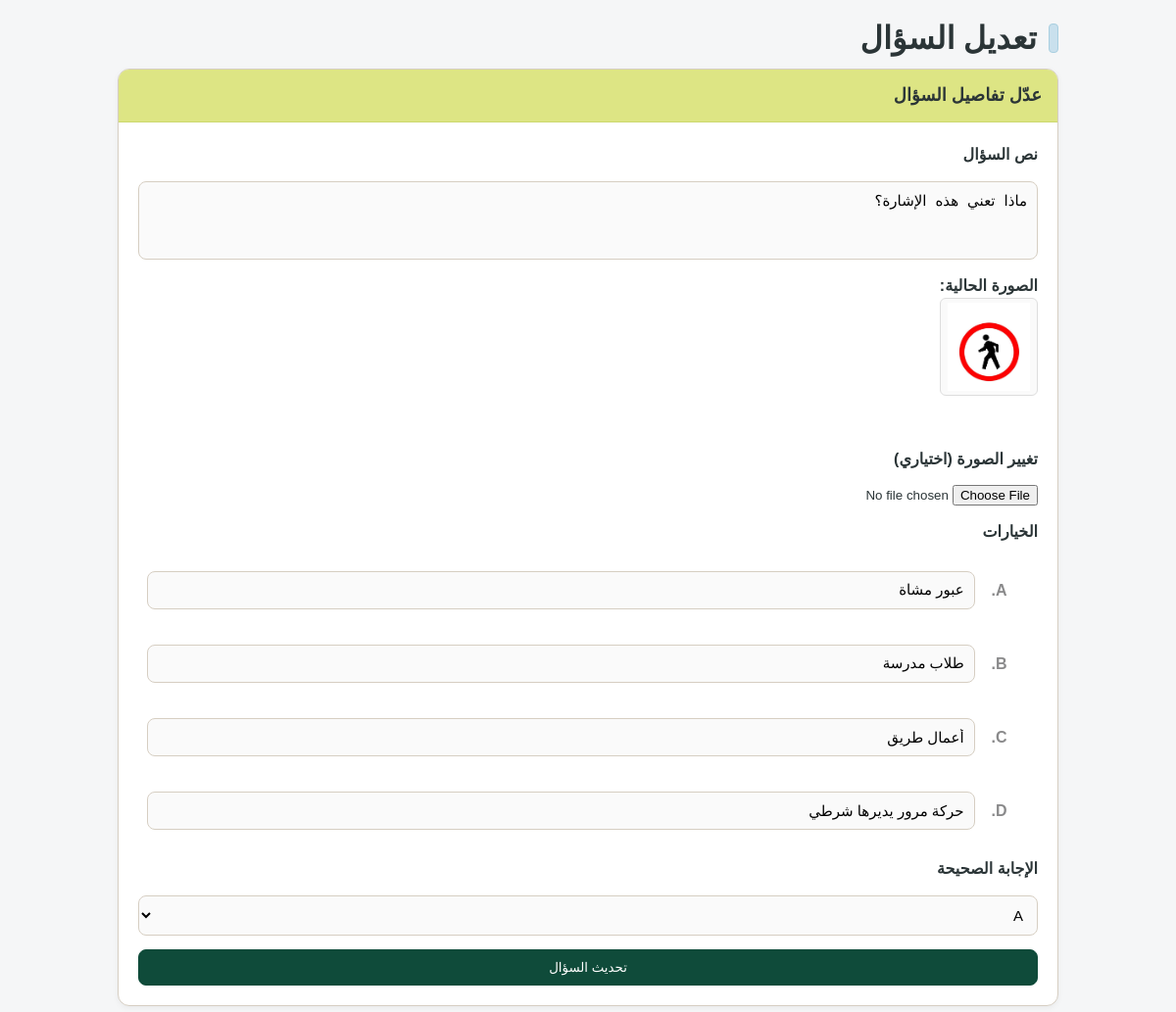
Page /Masar_G2/edit-question.php?q=1 (signed in) on the committed database.
### tables this page shows
CREATE TABLE `quizquestion` (
  `id` int NOT NULL,
  `quizID` int NOT NULL,
  `question` text NOT NULL,
  `questionFigureFileName` varchar(255) DEFAULT NULL,
  `answerA` text NOT NULL,
  `answerB` text NOT NULL,
  `answerC` text NOT NULL,
  `answerD` text NOT NULL,
  `correctAnswer` enum('A','B','C','D') NOT NULL
);

### Masar_G2/edit-question.php (the view, shortened to what this page needs)
<?php
require 'connection.php';
$questionID = isset($_GET['questionID']) ? (int)$_GET['questionID'] : 0;
if ($questionID <= 0 && isset($_GET['q'])) {
  $questionID = (int)$_GET['q'];
}
$q_sql = "SELECT * FROM quizquestion WHERE id = $questionID";
$q_res = mysqli_query($connection, $q_sql);
$question = mysqli_fetch_assoc($q_res);
?>
<!DOCTYPE html>
<html lang="ar" dir="rtl">
<head>
  <link rel="stylesheet" href="common.css">
</head>
<body>
  <div class="container">
    <h1 class="section-title"><span class="accent"></span> تعديل السؤال</h1>
    <div class="form-card">
      <div class="form-header">عدّل تفاصيل السؤال</div>
      <form action="edit-question-action.php" method="post" enctype="multipart/form-data">
        <label for="qtext">نص السؤال</label>
        <textarea id="qtext" name="qtext" required><?php echo $question['question']; ?></textarea>
      <label for="qimg">
<?php if (!empty($question['questionFigureFileName'])): ?>
  الصورة الحالية:
  <br>
  <img class="q-image" src="<?php echo htmlspecialchars($question['questionFigureFileName']); ?>" alt="الصورة الحالية">
  <br><br>
  <span>تغيير الصورة (اختياري)</span>
<?php else: ?>
  إضافة صورة (اختياري)
<?php endif; ?>
</label>
<input type="file" id="qimg" name="qimg" accept="image/*">
        <label>الخيارات</label>
        <ul class="choices">
          <li><span class="choice-label">A.</span>
              <input type="text" name="optA" value="<?php echo htmlspecialchars($question['answerA']); ?>" required></li>
          <li><span class="choice-label">B.</span>
              <input type="text" name="optB" value="<?php echo htmlspecialchars($question['answerB']); ?>" required></li>
          <li><span class="choice-label">C.</span>
              <input type="text" name="optC" value="<?php echo htmlspecialchars($question['answerC']); ?>" required></li>
          <li><span class="choice-label">D.</span>
              <input type="text" name="optD" value="<?php echo htmlspecialchars($question['answerD']); ?>" required></li>
        </ul>
        <label for="correct">الإجابة الصحيحة</label>
        <select id="correct" name="correct" required>
          <?php
            $corr = $question['correctAnswer'];
            foreach (['A','B','C','D'] as $c) {
              $sel = ($corr === $c) ? 'selected' : '';
              echo '<option value="'.$c.'" '.$sel.'>'.$c.'</option>';
            }
          ?>
        </select>
        <button class="btn primary btn-full">تحديث السؤال</button>
      </form>
    </div>
  </div>
</body>
</html>

### Masar_G2/common.css (style rules this page uses)
* { box-sizing:border-box }
html { scroll-behavior:smooth }
body { margin:0; direction:rtl; font-family:Arial,"Segoe UI",Tahoma,sans-serif; background:#F5F6F7; color:#2B3537; font-size:16px; line-height:1.6; }
h1,h2,h3 { font-family:Georgia,"Times New Roman",serif;font-weight:800;letter-spacing:.2px;margin:0 }
img { max-width:100%;display:block }
.container { max-width:1000px;margin:auto;padding:20px }
.section-title { display:flex;align-items:center;gap:12px; margin:0 0 12px; font-weight:800; color:#2B3537; line-height:1.2; }
.section-title .accent { width:10px;height:30px;border-radius:4px; background:#C9E0ED; border:1px solid #A9CFE0; }
.btn { display:inline-flex;align-items:center;gap:8px; padding:10px 14px;border:1px solid #D6CEC2;border-radius:8px; background:#fff;color:#2B3537;cursor:pointer;transition:.2s;text-decoration:none }
.btn.primary { background:#0F4B3A;color:#fff;border-color:#0F4B3A }
.btn-full { display:block;width:100% }
.choices { list-style:none;margin:8px 0 0;padding:0;counter-reset:choice }
.choices li { position:relative;margin:6px 0; padding:.38rem 1.9rem .38rem .5rem; border:1px solid transparent;border-radius:6px;line-height:1.6 }
.choices li::marker { content:"" }
.choices li::before { counter-increment:choice;content:counter(choice, upper-alpha) "."; position:absolute;right:0;top:0;width:1.6rem;text-align:center;color:#8A8A8B;font-weight:600;line-height:1.6 }

### Masar_G2/edit-question.php (style rules this page uses)
.choices li::before { content:none!important }
.form-card { background:#fff;border:1px solid #D6CEC2;border-radius:12px;box-shadow:0 2px 6px rgba(0,0,0,.05);overflow:hidden }
.form-header { background:#DDE584;padding:12px 16px;font-weight:800;font-size:18px;color:#2B3537;border-bottom:1px solid #CCD86E }
form { display:grid;gap:14px;padding:20px }
label { font-weight:600;color:#2B3537;font-size:16px }
textarea,select,input[type=text] { width:100%;padding:10px;border:1px solid #D6CEC2;border-radius:8px;font-size:15px;background:#FAFAFA }
textarea { height:80px;resize:none;overflow-y:auto }
.choices { list-style:none;padding:0;margin:0;display:grid;gap:10px }
.choices li { display:flex;align-items:center;gap:8px }
.choice-label { font-weight:bold;color:#8A8A8B;min-width:25px;text-align:right;display:inline-block }
.q-image { width:100px;height:100px;object-fit:contain;border:1px solid #ddd;border-radius:6px;background:#fafafa;padding:4px }

### rows in the picture
quizquestion: qtext "ماذا تعني هذه الإشارة؟", questionFigureFileName (picture), optA "عبور مشاة", optB "طلاب مدرسة", optC "أعمال طريق", optD "حركة مرور يديرها شرطي"

### other values in the picture
form field correct "A"
